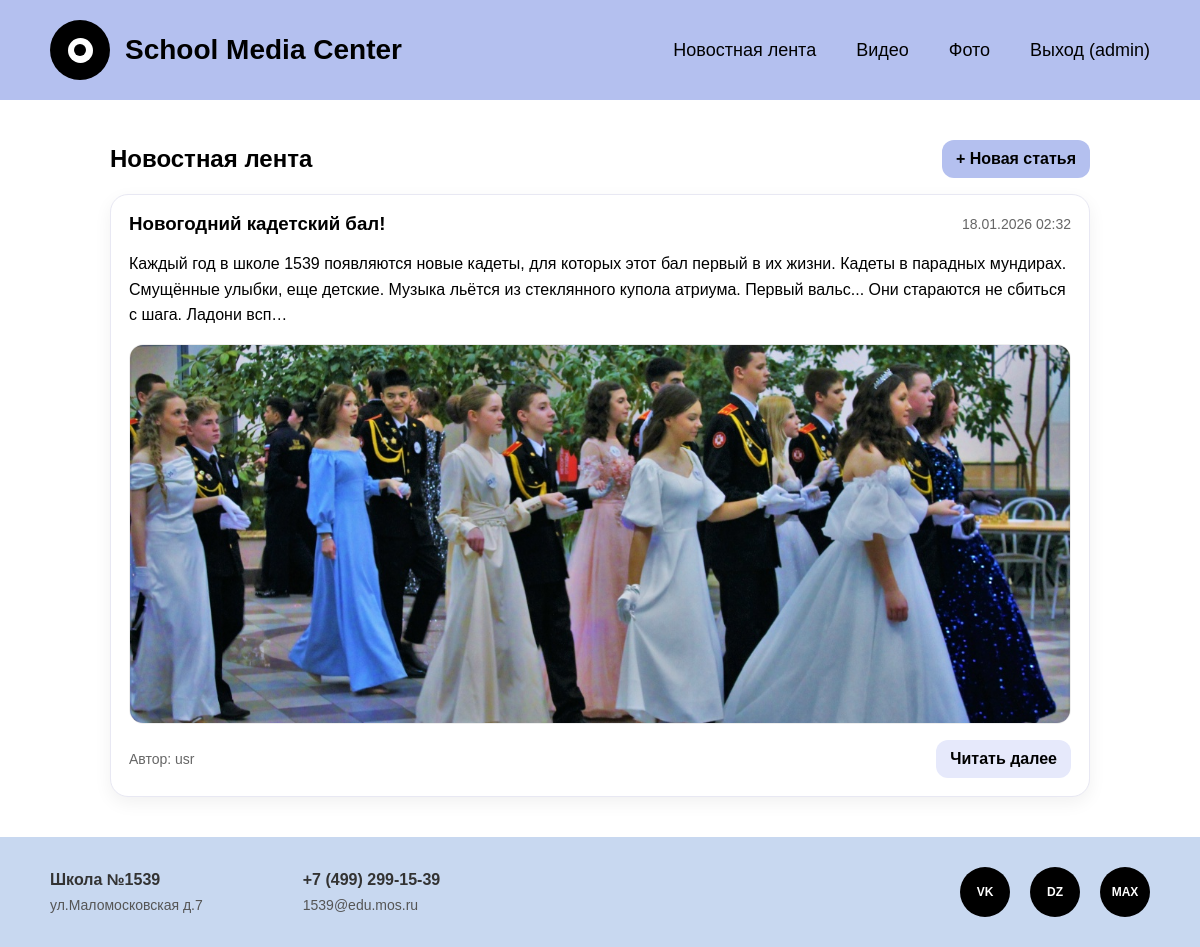
The page /posts/ (signed in) on the database its author committed.
### media_center/models.py (models this page shows, shortened)
class Post(models.Model):
    author = models.ForeignKey(User, on_delete=models.CASCADE, related_name='posts')
    title = models.CharField(max_length=255)
    text = models.TextField()
    photo = models.ForeignKey(Photo, on_delete=models.SET_NULL, null=True, blank=True)
    updated_at = models.DateTimeField(auto_now=True)

class Photo(models.Model):
    folder = models.ForeignKey(GalleryFolder, on_delete=models.CASCADE, related_name='photos')
    file = models.ImageField(upload_to=photo_upload_to)

### media_center/views.py (the view)
# urls.py: path('posts/', views.post_list, name='post_list'),
def post_list(request):
    posts = Post.objects.select_related('author', 'photo').order_by('-updated_at')
    return render(request, 'media_center/post_list.html', {'posts': posts})

### media_center/context_processors.py (called while the page is built)
def site_info(request):
    return {
        'school_name': 'Школа №1539',
        'address': 'ул.Маломосковская д.7',
        'phone': '+7 (499) 299-15-39',
        'email': '1539@edu.mos.ru',
    }

### media_center/templates/media_center/post_list.html
{% extends "media_center/base.html" %}
{% block content %}
<div class="page">
  <div class="stack">
    <div class="row" style="justify-content: space-between;">
      <h2>Новостная лента</h2>
      {% if user.is_authenticated %}
        <a class="btn" href="{% url 'media_center:post_create' %}">+ Новая статья</a>
      {% endif %}
    </div>
    {% for post in posts %}
      <div class="card stack">
        <div class="row" style="justify-content: space-between;">
          <h3>{{ post.title }}</h3>
          <span class="muted">{{ post.updated_at|date:"d.m.Y H:i" }}</span>
        </div>
	        <p style="line-height: 1.6;">
	          {{ post.text|truncatechars:260 }}
	        </p>
        {% if post.photo %}
          <img class="thumb" src="{{ post.photo.file.url }}" alt="" style="height:auto; max-height:380px;" />
        {% endif %}
	        <div class="row" style="justify-content: space-between;">
	          <span class="muted">Автор: {{ post.author.username }}</span>
	          <a class="btn secondary" href="{% url 'media_center:post_detail' post.id %}">Читать далее</a>
	        </div>
      </div>
    {% empty %}
      <div class="card center">Пока нет статей.</div>
    {% endfor %}
  </div>
</div>
{% endblock %}

### media_center/templates/media_center/base.html (shortened to what this page needs)
<!DOCTYPE html>
<html lang="ru">
<head>
</head>
<body>
    <header class="header">
        <div class="logo-container">
            <div class="logo"></div>
            <a href="{% url 'media_center:index' %}" class="logo-text">School Media Center</a>
        </div>
        <nav class="nav">
            <a href="{% url 'media_center:post_list' %}">Новостная лента</a>
            <a href="{% url 'media_center:video_levels' %}">Видео</a>
            <a href="{% url 'media_center:gallery_folders' %}">Фото</a>
            {% if user.is_authenticated %}
                <a href="{% url 'media_center:logout' %}">Выход ({{ user.username }})</a>
            {% else %}
                <a href="{% url 'media_center:login' %}">Вход</a>
            {% endif %}
        </nav>
    </header>
    <main class="main-content">
        {% block content %}{% endblock %}
    </main>
    <footer class="footer">
        <div class="footer-info">
            <div class="footer-block">
                <h3>{{ school_name }}</h3>
                <p>{{ address }}</p>
            </div>
            <div class="footer-block">
                <h3>{{ phone }}</h3>
                <p>{{ email }}</p>
            </div>
        </div>
        <div class="social-icons">
            <a href="#" class="social-icon" title="VK">VK</a>
            <a href="#" class="social-icon" title="Dzen">DZ</a>
            <a href="#" class="social-icon" title="Max">MAX</a>
        </div>
    </footer>
</body>
</html>

### media_center/templates/media_center/base.html (style rules this page uses)
* { margin: 0; padding: 0; box-sizing: border-box; }
body { font-family: Arial, sans-serif; background-color: #ffffff; min-height: 100vh; display: flex; flex-direction: column; }
.header { background: #B4C0EF; padding: 20px 50px; display: flex; justify-content: space-between; align-items: center; }
.logo-container { display: flex; align-items: center; gap: 15px; }
.logo { width: 60px; height: 60px; background-color: #000; border-radius: 50%; display: flex; align-items: center; justify-content: center; position: relative; }
.logo::before { content: ''; width: 25px; height: 25px; background-color: #fff; border-radius: 50%; position: absolute; }
.logo::after { content: ''; width: 12px; height: 12px; background-color: #000; border-radius: 50%; position: absolute; }
.logo-text { font-size: 28px; font-weight: bold; color: #000; text-decoration: none; }
.nav { display: flex; gap: 40px; }
.nav a { color: #000; text-decoration: none; font-size: 18px; font-weight: 500; transition: opacity 0.3s; }
.main-content { flex: 1; display: flex; flex-direction: column; justify-content: center; align-items: center; padding: 40px 20px; background-color: #FFFFFF; text-align: center; }
.footer { background: #c8d8f0; padding: 30px 50px; display: flex; justify-content: space-between; align-items: center; }
.footer-info { display: flex; gap: 100px; }
.footer-block h3 { font-size: 16px; font-weight: bold; margin-bottom: 8px; color: #333; }
.footer-block p { font-size: 14px; color: #555; }
.social-icons { display: flex; gap: 20px; }
.social-icon { width: 50px; height: 50px; background-color: #000; border-radius: 50%; display: flex; align-items: center; justify-content: center; color: #fff; font-weight: bold; text-decoration: none; transition: transform 0.3s; font-size: 12px; }
.page { width: min(980px, 100%); }
.stack { display: flex; flex-direction: column; gap: 16px; }
.row { display: flex; gap: 12px; align-items: center; flex-wrap: wrap; }
.card { background: #fff; border: 1px solid #e8e8f3; border-radius: 18px; padding: 18px; box-shadow: 0 6px 18px rgba(0,0,0,0.06); text-align: left; }
.btn { display: inline-block; padding: 10px 14px; background: #B4C0EF; color: #000; border-radius: 12px; text-decoration: none; border: none; cursor: pointer; font-weight: 600; }
.btn.secondary { background: #e6e9fb; }
.muted { color: #666; font-size: 14px; }
.thumb { width: 100%; height: 160px; object-fit: cover; border-radius: 14px; border: 1px solid #eee; }

### rows shown on the page
Post: title "Новогодний кадетский бал!", updated_at "18.01.2026 02:32", text "Каждый год в школе 1539 появляются новые кадеты, для которых этот бал первый в их жизни. Кадеты в парадных мундирах. Смущённые улыбки, еще детские. Музыка льётся из стеклянного купола атриума. Первый вальс... Они стараются не сбиться с шага. Ладони всп…", photo.file (picture), author.username "usr"

### other values the page prints
{{ user.username }} "admin"
{{ school_name }} "Школа №1539"
{{ address }} "ул.Маломосковская д.7"
{{ phone }} "+7 (499) 299-15-39"
{{ email }} "1539@edu.mos.ru"
